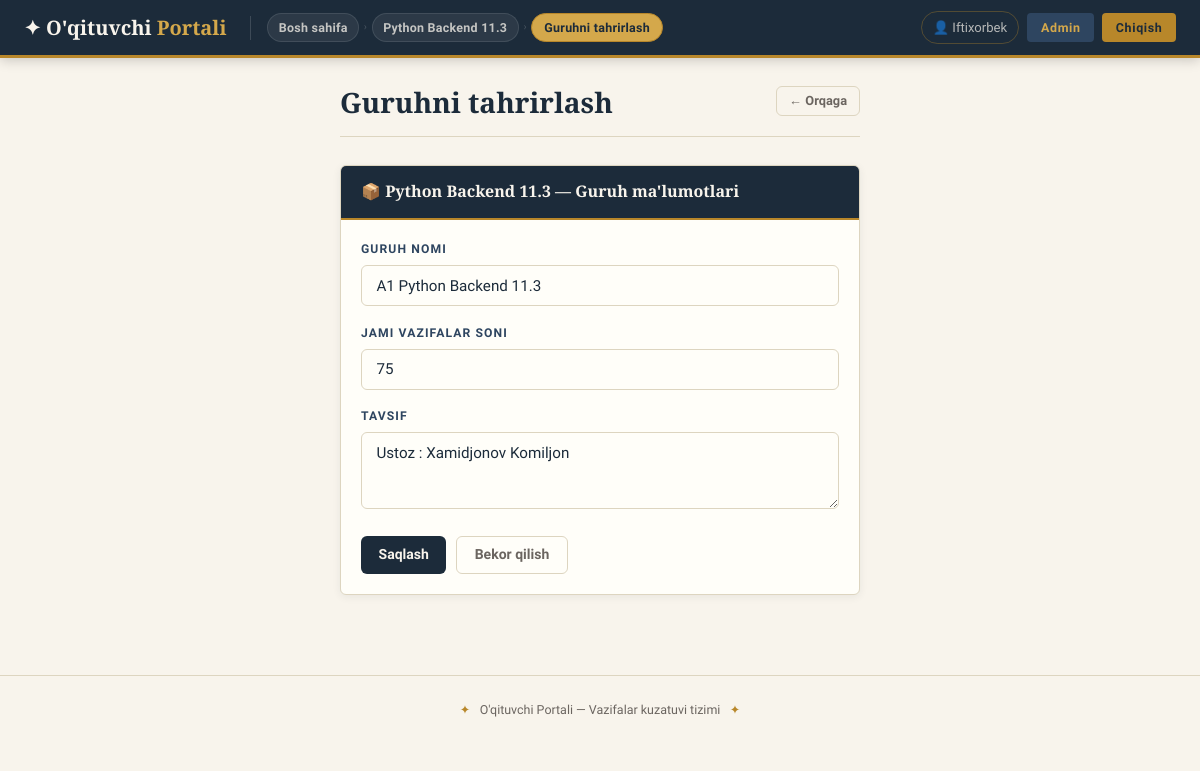
Page /guruhlar/2/edit/ (signed in) on the committed database.
### apps/patoklar/models.py (models this page shows, shortened)
class Patok(models.Model):
    nomi = models.CharField(max_length=150, verbose_name="Patok nomi")
    oqituvchi = models.ForeignKey(
        User, on_delete=models.CASCADE,
        related_name='patoklar',
        verbose_name="O'qituvchi"
    )
    tavsif = models.TextField(blank=True, verbose_name="Tavsif")
    yaratilgan = models.DateTimeField(auto_now_add=True)
    class Meta:
        verbose_name = "Patok"
        verbose_name_plural = "Patoklar"
        ordering = ['-yaratilgan']

### apps/guruhlar/models.py (models this page shows, shortened)
class Guruh(models.Model):
    patok = models.ForeignKey(
        Patok, on_delete=models.CASCADE,
        related_name='guruhlar',
        verbose_name="Patok"
    )
    nomi = models.CharField(max_length=150, verbose_name="Guruh nomi")
    jami_vazifalar = models.IntegerField(default=75, verbose_name="Jami vazifalar soni")
    tavsif = models.TextField(blank=True, verbose_name="Tavsif")
    yaratilgan = models.DateTimeField(auto_now_add=True)
    class Meta:
        verbose_name = "Guruh"
        verbose_name_plural = "Guruhlar"
        ordering = ['nomi']

### apps/guruhlar/views.py (the view)
# urls.py: path('<int:pk>/edit/', views.guruh_edit, name='guruh_edit'),
@login_required
def guruh_edit(request, pk):
    guruh = get_object_or_404(Guruh, pk=pk, patok__oqituvchi=request.user)
    if request.method == 'POST':
        form = GuruhForm(request.POST, instance=guruh)
        if form.is_valid():
            form.save()
            messages.success(request, "Guruh yangilandi!")
            return redirect('guruh_detail', pk=guruh.pk)
    else:
        form = GuruhForm(instance=guruh)
    return render(request, 'guruhlar/form.html', {
        'form': form, 'patok': guruh.patok, 'guruh': guruh, 'title': 'Guruhni tahrirlash'
    })

### apps/guruhlar/forms.py
class GuruhForm(forms.ModelForm):
    class Meta:
        model = Guruh
        fields = ['nomi', 'jami_vazifalar', 'tavsif']
        widgets = {
            'nomi': forms.TextInput(attrs={'class': 'form-input', 'placeholder': 'Masalan: A-guruh'}),
            'jami_vazifalar': forms.NumberInput(attrs={'class': 'form-input', 'min': 1, 'max': 300}),
            'tavsif': forms.Textarea(attrs={'class': 'form-input', 'rows': 3, 'placeholder': 'Ixtiyoriy...'}),
        }
        labels = {
            'nomi': 'Guruh nomi',
            'jami_vazifalar': 'Jami vazifalar soni',
            'tavsif': 'Tavsif',
        }

### templates/guruhlar/form.html (shortened to what this page needs)
{% extends 'base/base.html' %}
{% block breadcrumb %}
<li><a href="/">Bosh sahifa</a></li>
<li><span class="sep">›</span></li>
<li><a href="/patoklar/{{ patok.pk }}/">{{ patok.nomi }}</a></li>
<li><span class="sep">›</span></li>
<li><span class="current">{{ title }}</span></li>
{% endblock %}
{% block content %}
<div style="max-width:520px;margin:0 auto;">
    <div class="ph">
        <div class="ph-title">{{ title }}</div>
        <a href="{% if guruh %}/guruhlar/{{ guruh.pk }}/{% else %}/patoklar/{{ patok.pk }}/{% endif %}" class="btn btn-ghost btn-sm">← Orqaga</a>
    </div>
    <div class="card">
        <div class="card-head">📦 {{ patok.nomi }} — Guruh ma'lumotlari</div>
        <div class="card-body">
            <form method="post">
                {% for f in form %}
                <div class="form-group">
                    <label class="form-label">{{ f.label }}</label>
                    {{ f }}
                </div>
                {% endfor %}
                <div style="display:flex;gap:.6rem;margin-top:1.25rem;">
                    <button type="submit" class="btn btn-primary">Saqlash</button>
                    <a href="{% if guruh %}/guruhlar/{{ guruh.pk }}/{% else %}/patoklar/{{ patok.pk }}/{% endif %}" class="btn btn-ghost">Bekor qilish</a>
                </div>
            </form>
        </div>
    </div>
</div>
{% endblock %}

### templates/base/base.html (shortened to what this page needs)
<!DOCTYPE html>
<html lang="uz">
<head>
</head>
<body>
{% if user.is_authenticated %}
<nav class="topbar">
    <a href="/" class="topbar-brand">✦ O'qituvchi <em>Portali</em></a>
    <ul class="breadcrumb">
        {% block breadcrumb %}{% endblock %}
    </ul>
    <div class="topbar-right">
        <span class="topbar-user">👤 {{ user.get_full_name|default:user.username }}</span>
        {% if user.is_staff %}
        <a href="/admin/" class="btn-topbar" style="background:var(--ink-light);color:var(--gold-light);">Admin</a>
        {% endif %}
        <a href="/logout/" class="btn-topbar">Chiqish</a>
    </div>
</nav>
{% endif %}
<main class="page">
    {% block content %}{% endblock %}
</main>
<footer class="site-footer">
    <span>✦</span> O'qituvchi Portali — Vazifalar kuzatuvi tizimi <span>✦</span>
</footer>
</body>
</html>

### rows in the picture
Patok: nomi "Python Backend 11.3"
Guruh: form "A1 Python Backend 11.3" "75" "Ustoz : Xamidjonov Komiljon"

### other values in the picture
{{ title }} "Guruhni tahrirlash"
{{ user.get_full_name|default:user.username }} "Iftixorbek"
{{ f.label }} "GURUH NOMI" "JAMI VAZIFALAR SONI" "TAVSIF"
